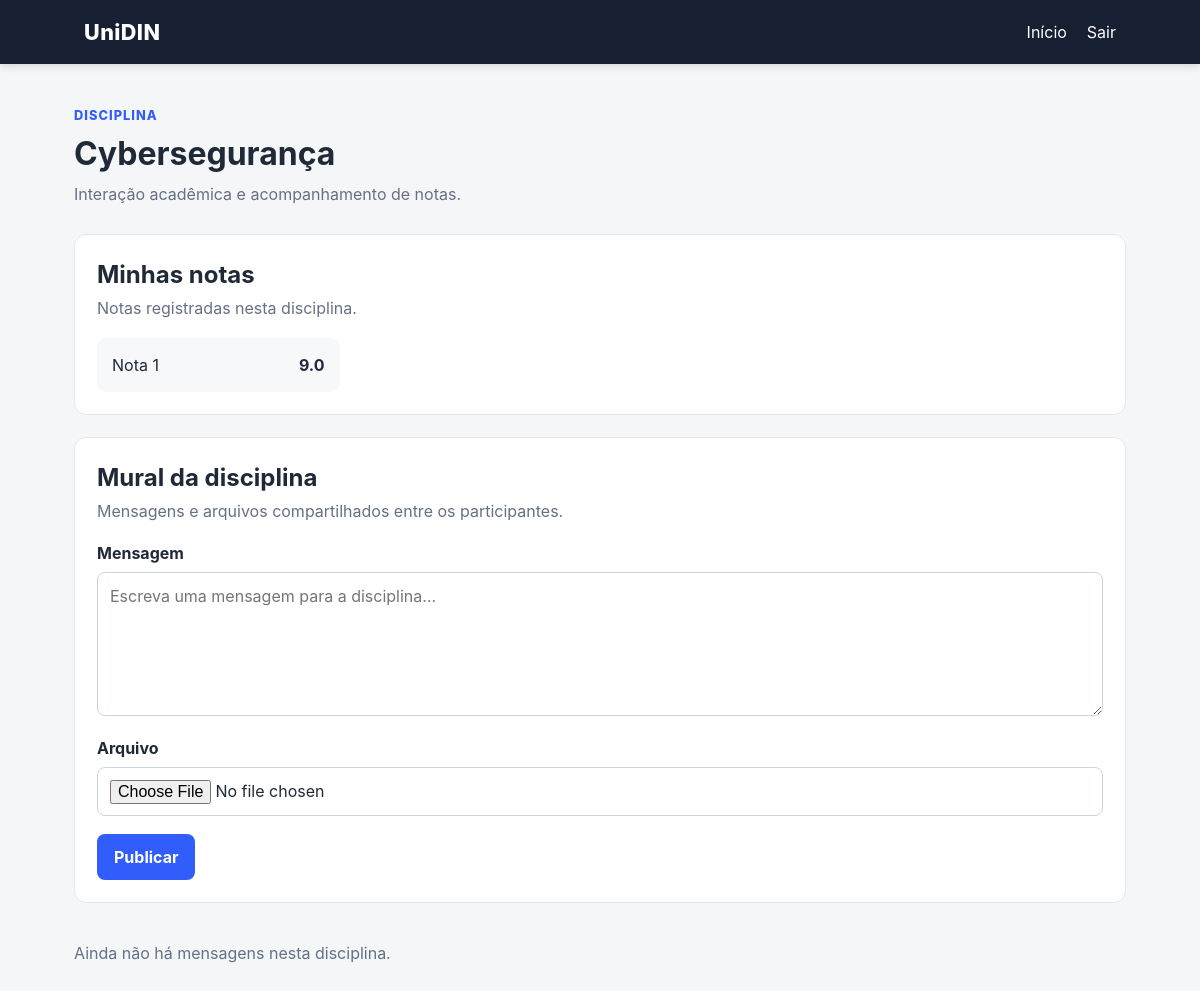
The app's page /disciplina/3 (signed in), older data.
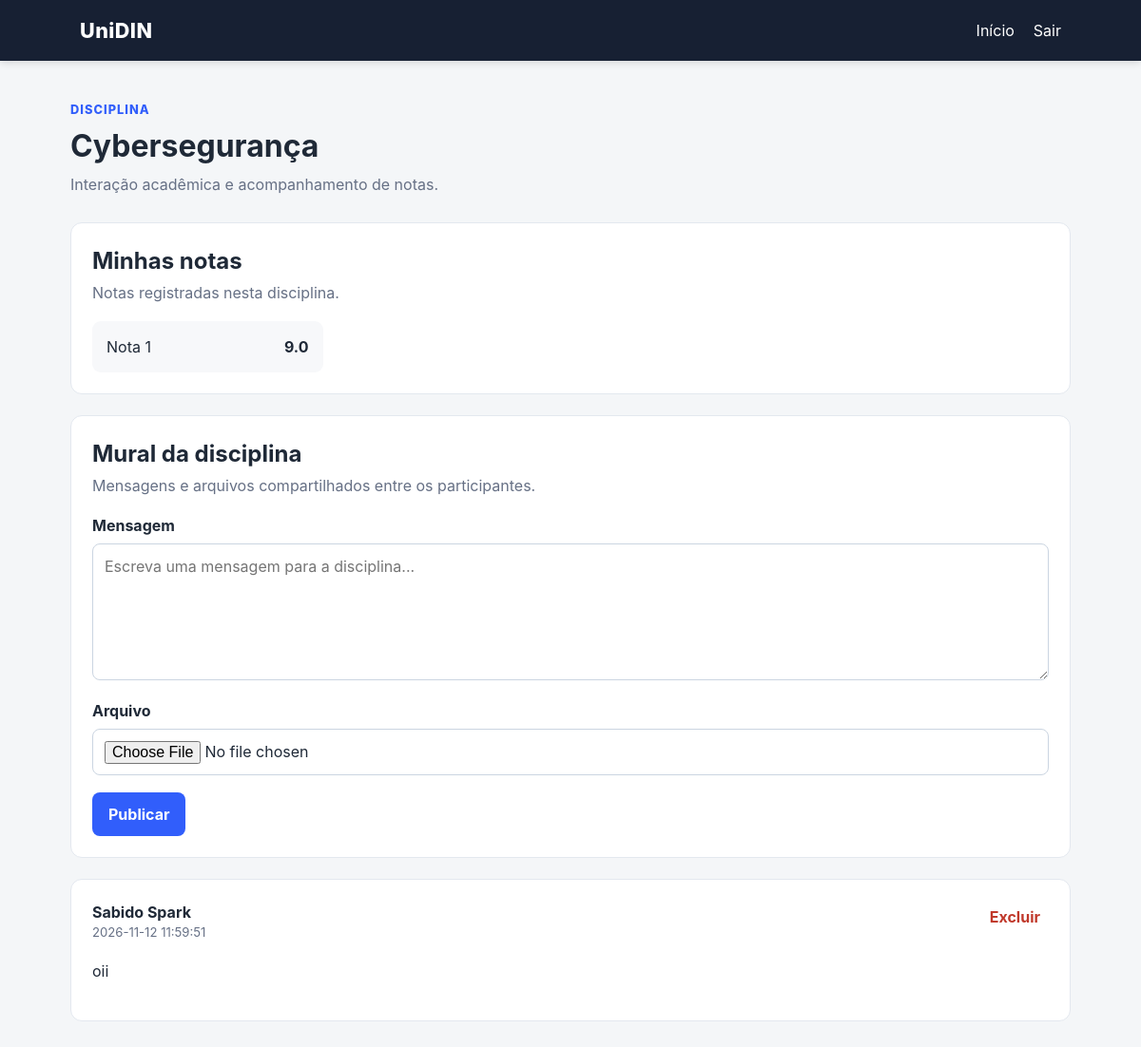
The same page, newer data.
### tables this page shows
CREATE TABLE disciplines (
        id INTEGER PRIMARY KEY AUTOINCREMENT,
        name TEXT NOT NULL,
        professor_id INTEGER NOT NULL,
        FOREIGN KEY (professor_id) REFERENCES users(id)
    );

CREATE TABLE grades (
        id INTEGER PRIMARY KEY AUTOINCREMENT,
        discipline_id INTEGER NOT NULL,
        student_id INTEGER NOT NULL,
        assessment INTEGER NOT NULL,
        value REAL NOT NULL,
        FOREIGN KEY (discipline_id) REFERENCES disciplines(id),
        FOREIGN KEY (student_id) REFERENCES users(id),
        UNIQUE(discipline_id, student_id, assessment)
    );

CREATE TABLE messages (
        id INTEGER PRIMARY KEY AUTOINCREMENT,
        discipline_id INTEGER NOT NULL,
        user_id INTEGER NOT NULL,
        body TEXT NOT NULL,
        original_filename TEXT,
        stored_filename TEXT,
        created_at TEXT NOT NULL DEFAULT CURRENT_TIMESTAMP,
        FOREIGN KEY (discipline_id) REFERENCES disciplines(id),
        FOREIGN KEY (user_id) REFERENCES users(id)
    );

CREATE TABLE users (
        id INTEGER PRIMARY KEY AUTOINCREMENT,
        name TEXT NOT NULL,
        email TEXT NOT NULL UNIQUE,
        password TEXT NOT NULL,
        role TEXT NOT NULL CHECK(role IN ('professor','aluno'))
    );

### app.py (the view)
@app.route("/disciplina/<int:discipline_id>")
def disciplina(discipline_id):
    user = require_login()
    if user is None:
        return redirect(url_for("login"))
    discipline = discipline_for_user(discipline_id, user)
    if discipline is None:
        abort(403)
    conn = get_connection()
    messages = conn.execute("SELECT m.*, u.name AS author FROM messages m JOIN users u ON u.id=m.user_id WHERE m.discipline_id=? ORDER BY m.created_at DESC, m.id DESC", (discipline_id,)).fetchall()
    if user["role"] == "professor":
        students = conn.execute("SELECT u.id,u.name,u.email FROM users u JOIN enrollments e ON e.student_id=u.id WHERE e.discipline_id=? ORDER BY u.name", (discipline_id,)).fetchall()
        grades = conn.execute("SELECT g.*,u.name AS student_name FROM grades g JOIN users u ON u.id=g.student_id WHERE g.discipline_id=? ORDER BY u.name,g.assessment", (discipline_id,)).fetchall()
    else:
        students = []
        grades = conn.execute("SELECT * FROM grades WHERE discipline_id=? AND student_id=? ORDER BY assessment", (discipline_id,user["id"])).fetchall()
    conn.close()
    return render_template("disciplina.html", user=user, discipline=discipline, messages=messages, students=students, grades=grades)

### app.py (called while the page is built)
@app.after_request
def sem_cache(resposta):
    resposta.headers["Cache-Control"] = "no-store"
    return resposta

def current_user():
    if "user_id" not in session:
        return None
    conn = get_connection()
    user = conn.execute("SELECT * FROM users WHERE id = ?", (session["user_id"],)).fetchone()
    conn.close()
    return user

def require_login():
    return current_user()

def discipline_for_user(discipline_id, user):
    conn = get_connection()
    if user["role"] == "professor":
        discipline = conn.execute("SELECT * FROM disciplines WHERE id = ? AND professor_id = ?", (discipline_id, user["id"])).fetchone()
    else:
        discipline = conn.execute("SELECT d.* FROM disciplines d JOIN enrollments e ON e.discipline_id=d.id WHERE d.id=? AND e.student_id=?", (discipline_id, user["id"])).fetchone()
    conn.close()
    return discipline

### database.py (called while the page is built)
def get_connection():
    conn = sqlite3.connect(DB_PATH)
    conn.row_factory = sqlite3.Row
    return conn

### templates/disciplina.html (shortened to what this page needs)
{% extends "base.html" %}
{% block content %}
<div class="page-header">
    <div>
        <p class="eyebrow">Disciplina</p>
        <h1>{{ discipline['name'] }}</h1>
        <p>Interação acadêmica e acompanhamento de notas.</p>
    </div>
</div>
{% if user['role'] == 'professor' %}
<section class="panel">
    <div class="panel-title"><div><h2>Alunos e notas</h2><p>Gerenciamento de avaliações da disciplina.</p></div></div>
    <div class="table-wrap">
    <table>
        <thead><tr><th>Aluno</th><th>Nota 1</th><th>Nota 2</th><th>Nota 3</th><th>Nota 4</th></tr></thead>
        <tbody>
        {% for student in students %}
        <tr>
            <td>{{ student['name'] }}</td>
            {% for assessment in range(1,5) %}
            <td>
                {% set ns = namespace(value='') %}
                {% for grade in grades %}
                    {% if grade['student_id'] == student['id'] and grade['assessment'] == assessment %}{% set ns.value = grade['value'] %}{% endif %}
                {% endfor %}
                {{ ns.value if ns.value != '' else '—' }}
            </td>
            {% endfor %}
        </tr>
        {% endfor %}
        </tbody>
    </table>
    </div>
</section>
<section class="panel">
    <div class="panel-title"><div><h2>Gerenciar notas</h2><p>Inclua uma nova nota ou altere uma avaliação existente.</p></div></div>
    <form class="form-grid" method="post" action="{{ url_for('save_grade', discipline_id=discipline['id']) }}">
        <input type="hidden" name="csrf_token" value="{{ csrf_token() }}">
        <div><label for="student_id">Aluno</label><select id="student_id" name="student_id" required>{% for student in students %}<option value="{{ student['id'] }}">{{ student['name'] }}</option>{% endfor %}</select></div>
        <div><label for="assessment">Avaliação</label><select id="assessment" name="assessment" required><option value="1">Nota 1</option><option value="2">Nota 2</option><option value="3">Nota 3</option><option value="4">Nota 4</option></select></div>
        <div><label for="value">Valor</label><input id="value" name="value" type="number" min="0" max="10" step="0.1" required></div>
        <div class="form-action"><button type="submit">Salvar nota</button></div>
    </form>
</section>
{% else %}
<section class="panel">
    <div class="panel-title"><div><h2>Minhas notas</h2><p>Notas registradas nesta disciplina.</p></div></div>
    <div class="grade-list">
    {% for grade in grades %}<div class="grade-item"><span>Nota {{ grade['assessment'] }}</span><strong>{{ grade['value'] }}</strong></div>{% else %}<p>Nenhuma nota registrada.</p>{% endfor %}
    </div>
</section>
{% endif %}
<section class="panel">
    <div class="panel-title"><div><h2>Mural da disciplina</h2><p>Mensagens e arquivos compartilhados entre os participantes.</p></div></div>
    <form id="message-form" method="post" action="{{ url_for('add_message', discipline_id=discipline['id']) }}" enctype="multipart/form-data">
        <label for="body">Mensagem</label>
        <textarea id="body" name="body" rows="5" placeholder="Escreva uma mensagem para a disciplina..."></textarea>
        <label for="file">Arquivo</label>
        <input id="file" name="file" type="file">
        <button type="submit">Publicar</button>
    </form>
</section>
<section class="messages">
{% for message in messages %}
<article class="message">
    <div class="message-head">
        <div><strong>{{ message['author'] }}</strong><span>{{ message['created_at'] }}</span></div>
        {% if message['user_id'] == user['id'] %}
        <form method="POST"
              action="{{ url_for('delete_message', message_id=message['id'])}}"
              style="display: inline;">
            <button type="submit" class="danger-link">Excluir</button>
        </form>
        {% endif %}
    </div>
    <div class="message-body">{{ message['body']|safe }}</div>
</article>
{% else %}
<p class="empty">Ainda não há mensagens nesta disciplina.</p>
{% endfor %}
</section>
{% endblock %}

### templates/base.html (shortened to what this page needs)
<!doctype html>
<html lang="pt-BR">
<head>
    <link rel="stylesheet" href="{{ url_for('static', filename='style.css') }}">
</head>
<body>
<header class="topbar">
    <div class="brand">UniDIN</div>
    {% if session.get('user_id') %}
    <nav>
        <a href="{{ url_for('index') }}">Início</a>
        <form method="POST" action="{{ url_for('logout') }}" style="display: inline; margin:0;">
             <button type="submit" class="logout-button">Sair</button>
        </form>
    </nav>
    {% endif %}
</header>
<main class="container">
    {% block content %}{% endblock %}
</main>
</body>
</html>

### static/style.css (style rules this page uses)
:root { font-family:Inter,system-ui,-apple-system,BlinkMacSystemFont,"Segoe UI",sans-serif;color:#1f2937;background:#f4f6f8;line-height:1.5 }
* { box-sizing:border-box }
body { margin:0 }
.topbar { height:64px;background:#172033;color:#fff;display:flex;align-items:center;justify-content:space-between;padding:0 7%;box-shadow:0 2px 8px #0002 }
.brand { font-weight:800;font-size:1.35rem;letter-spacing:.02em }
.topbar nav { display:flex;gap:20px }
.topbar a { color:#fff;text-decoration:none }
.container { max-width:1100px;margin:0 auto;padding:42px 24px }
label { display:block;font-weight:650;margin:14px 0 7px }
input,select,textarea { width:100%;padding:11px 12px;border:1px solid #cbd5e1;border-radius:8px;background:#fff;font:inherit }
textarea { resize:vertical }
button,.button { display:inline-block;margin-top:18px;background:#315efb;color:#fff;border:0;border-radius:8px;padding:11px 17px;font:inherit;font-weight:700;text-decoration:none;cursor:pointer }
.page-header { margin-bottom:28px }
.eyebrow { color:#315efb;font-size:.8rem;text-transform:uppercase;font-weight:800;letter-spacing:.08em;margin:0 0 5px }
.page-header h1 { margin:0 0 4px;font-size:2rem }
.page-header p:last-child { color:#667085;margin:0 }
.card,.panel,.message { background:#fff;border:1px solid #e3e8ef;border-radius:12px;padding:22px }
.panel { margin-bottom:22px }
.panel-title { display:flex;justify-content:space-between;gap:20px;margin-bottom:18px }
.panel-title h2 { margin:0 }
.panel-title p { margin:3px 0 0;color:#667085 }
.grade-list { display:grid;grid-template-columns:repeat(4,1fr);gap:12px }
.grade-item { background:#f7f8fa;border-radius:9px;padding:15px;display:flex;justify-content:space-between }
.messages { display:grid;gap:14px }
.message-head { display:flex;justify-content:space-between;gap:16px;align-items:flex-start }
.message-head div { display:flex;flex-direction:column }
.message-head span { color:#667085;font-size:.82rem }
.message-body { margin:18px 0;overflow-wrap:anywhere }
.danger-link { margin:0;padding:5px 9px;background:transparent;color:#c0392b }
.logout-button { background: transparent; border: none; outline: none; box-shadow: none; padding: 0; margin: 0; color: inherit; font: inherit; cursor: pointer; appearance: none; }

Row changes from the older to the newer data that the page shows:
added messages: author "Sabido Spark", created_at "2026-11-12 11:59:51", body "oii"
Text that changed along with them:
text no longer shown: "Ainda não há mensagens nesta disciplina."
